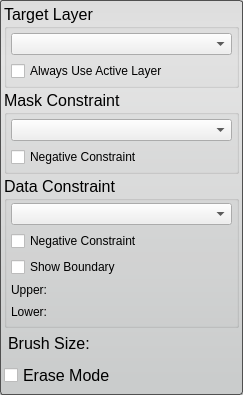
<?xml version="1.0" encoding="UTF-8"?>
<ui version="4.0">
 <class>PaintToolInterface</class>
 <widget class="QWidget" name="PaintToolInterface">
  <property name="geometry">
   <rect>
    <x>0</x>
    <y>0</y>
    <width>243</width>
    <height>371</height>
   </rect>
  </property>
  <property name="sizePolicy">
   <sizepolicy hsizetype="MinimumExpanding" vsizetype="Fixed">
    <horstretch>0</horstretch>
    <verstretch>0</verstretch>
   </sizepolicy>
  </property>
  <property name="font">
   <font>
    <pointsize>12</pointsize>
   </font>
  </property>
  <property name="windowTitle">
   <string>Paint Tool</string>
  </property>
  <property name="styleSheet">
   <string notr="true">QWidget#PaintToolInterface{
	border-radius: 3px;
	border: 1px solid rgb(80, 80,80);
	background-color: qlineargradient(spread:pad, x1:0.5, y1:0, x2:0.5, y2:0.960227, stop:0 rgba(221, 221, 221, 255), stop:0.155779 rgba(228, 228, 228, 255), stop:1 rgba(202, 204, 204, 255));      
}</string>
  </property>
  <layout class="QVBoxLayout" name="verticalLayout">
   <property name="spacing">
    <number>2</number>
   </property>
   <property name="margin">
    <number>4</number>
   </property>
   <item>
    <widget class="QGroupBox" name="target_groupbox_">
     <property name="title">
      <string>Target Layer</string>
     </property>
     <layout class="QVBoxLayout" name="verticalLayout_4">
      <property name="margin">
       <number>4</number>
      </property>
      <item>
       <widget class="QComboBox" name="target_mask_">
        <property name="sizePolicy">
         <sizepolicy hsizetype="Ignored" vsizetype="Fixed">
          <horstretch>0</horstretch>
          <verstretch>0</verstretch>
         </sizepolicy>
        </property>
       </widget>
      </item>
      <item>
       <widget class="QWidget" name="widget_4" native="true">
        <property name="minimumSize">
         <size>
          <width>0</width>
          <height>20</height>
         </size>
        </property>
        <layout class="QHBoxLayout" name="horizontalLayout">
         <property name="spacing">
          <number>0</number>
         </property>
         <property name="margin">
          <number>0</number>
         </property>
         <item>
          <widget class="QCheckBox" name="use_active_layer_">
           <property name="sizePolicy">
            <sizepolicy hsizetype="Preferred" vsizetype="Fixed">
             <horstretch>0</horstretch>
             <verstretch>0</verstretch>
            </sizepolicy>
           </property>
           <property name="text">
            <string>Always Use Active Layer</string>
           </property>
          </widget>
         </item>
        </layout>
       </widget>
      </item>
     </layout>
    </widget>
   </item>
   <item>
    <widget class="QGroupBox" name="mask_constraint_groupbox_">
     <property name="title">
      <string>Mask Constraint</string>
     </property>
     <layout class="QVBoxLayout" name="verticalLayout_5">
      <property name="margin">
       <number>4</number>
      </property>
      <item>
       <widget class="QComboBox" name="mask_constraint_">
        <property name="sizePolicy">
         <sizepolicy hsizetype="Ignored" vsizetype="Fixed">
          <horstretch>0</horstretch>
          <verstretch>0</verstretch>
         </sizepolicy>
        </property>
       </widget>
      </item>
      <item>
       <widget class="QWidget" name="widget_2" native="true">
        <property name="minimumSize">
         <size>
          <width>0</width>
          <height>20</height>
         </size>
        </property>
        <layout class="QHBoxLayout" name="horizontalLayout_2">
         <property name="spacing">
          <number>0</number>
         </property>
         <property name="margin">
          <number>0</number>
         </property>
         <item>
          <widget class="QCheckBox" name="negative_mask_constraint_">
           <property name="sizePolicy">
            <sizepolicy hsizetype="Preferred" vsizetype="Fixed">
             <horstretch>0</horstretch>
             <verstretch>0</verstretch>
            </sizepolicy>
           </property>
           <property name="text">
            <string>Negative Constraint</string>
           </property>
          </widget>
         </item>
        </layout>
       </widget>
      </item>
     </layout>
    </widget>
   </item>
   <item>
    <widget class="QGroupBox" name="data_constraint_groupbox_">
     <property name="sizePolicy">
      <sizepolicy hsizetype="Preferred" vsizetype="Preferred">
       <horstretch>0</horstretch>
       <verstretch>0</verstretch>
      </sizepolicy>
     </property>
     <property name="title">
      <string>Data Constraint</string>
     </property>
     <property name="flat">
      <bool>false</bool>
     </property>
     <layout class="QVBoxLayout" name="verticalLayout_6">
      <property name="leftMargin">
       <number>4</number>
      </property>
      <property name="topMargin">
       <number>2</number>
      </property>
      <property name="rightMargin">
       <number>4</number>
      </property>
      <property name="bottomMargin">
       <number>4</number>
      </property>
      <item>
       <widget class="QComboBox" name="data_constraint_">
        <property name="sizePolicy">
         <sizepolicy hsizetype="Ignored" vsizetype="Fixed">
          <horstretch>0</horstretch>
          <verstretch>0</verstretch>
         </sizepolicy>
        </property>
       </widget>
      </item>
      <item>
       <widget class="QCheckBox" name="negative_data_constraint_">
        <property name="text">
         <string>Negative Constraint</string>
        </property>
       </widget>
      </item>
      <item>
       <widget class="QCheckBox" name="show_boundary_">
        <property name="text">
         <string>Show Boundary</string>
        </property>
       </widget>
      </item>
      <item>
       <widget class="QWidget" name="widget" native="true">
        <layout class="QVBoxLayout" name="verticalLayout_2">
         <property name="spacing">
          <number>2</number>
         </property>
         <property name="margin">
          <number>0</number>
         </property>
         <item>
          <widget class="QLabel" name="upperLabel">
           <property name="text">
            <string>Upper:</string>
           </property>
          </widget>
         </item>
         <item>
          <widget class="QtUtils::QtSliderDoubleCombo" name="upper_threshold_" native="true"/>
         </item>
        </layout>
       </widget>
      </item>
      <item>
       <widget class="QWidget" name="widget_3" native="true">
        <layout class="QVBoxLayout" name="verticalLayout_3">
         <property name="spacing">
          <number>2</number>
         </property>
         <property name="margin">
          <number>0</number>
         </property>
         <item>
          <widget class="QLabel" name="lowerLabel">
           <property name="text">
            <string>Lower:</string>
           </property>
          </widget>
         </item>
         <item>
          <widget class="QtUtils::QtSliderDoubleCombo" name="lower_threshold_" native="true"/>
         </item>
        </layout>
       </widget>
      </item>
     </layout>
    </widget>
   </item>
   <item>
    <widget class="QWidget" name="widget_5" native="true">
     <layout class="QVBoxLayout" name="verticalLayout_7">
      <property name="spacing">
       <number>2</number>
      </property>
      <property name="margin">
       <number>4</number>
      </property>
      <item>
       <widget class="QLabel" name="brushLabel">
        <property name="text">
         <string>Brush Size:</string>
        </property>
       </widget>
      </item>
      <item>
       <widget class="QtUtils::QtSliderIntCombo" name="brush_radius_" native="true"/>
      </item>
     </layout>
    </widget>
   </item>
   <item>
    <widget class="QWidget" name="widget_6" native="true">
     <property name="minimumSize">
      <size>
       <width>0</width>
       <height>30</height>
      </size>
     </property>
     <property name="maximumSize">
      <size>
       <width>16777215</width>
       <height>30</height>
      </size>
     </property>
     <layout class="QHBoxLayout" name="horizontalLayout_3">
      <property name="spacing">
       <number>0</number>
      </property>
      <property name="margin">
       <number>0</number>
      </property>
      <item>
       <widget class="QCheckBox" name="eraseCheckBox">
        <property name="text">
         <string>Erase Mode</string>
        </property>
       </widget>
      </item>
     </layout>
    </widget>
   </item>
  </layout>
 </widget>
 <customwidgets>
  <customwidget>
   <class>QtUtils::QtSliderDoubleCombo</class>
   <extends>QWidget</extends>
   <header location="global">QtUtils/Widgets/QtSliderDoubleCombo.h</header>
   <container>1</container>
  </customwidget>
  <customwidget>
   <class>QtUtils::QtSliderIntCombo</class>
   <extends>QWidget</extends>
   <header location="global">QtUtils/Widgets/QtSliderIntCombo.h</header>
   <container>1</container>
  </customwidget>
 </customwidgets>
 <resources/>
 <connections/>
</ui>
